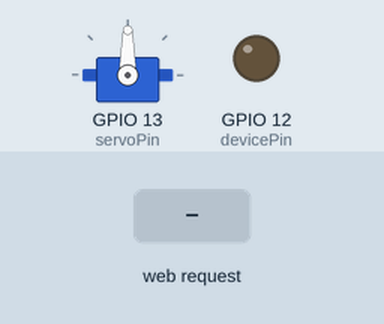
This sketch was run on a simulated ESP32. Shown: servo, output pins drawn as LEDs (lit = HIGH). Inputs (shaded band) come from the test bench. WiFi joins after 1.5 s; servers stay silent unless stated; what the sketch prints to the serial monitor is not drawn.

Above: at 2.7 s.
2.8 s: HTTP request GET /?toggleDevice=1 received
At 3.8 s:
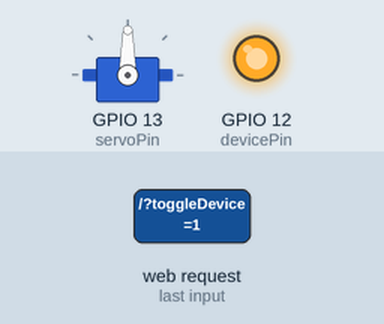
4.3 s: HTTP request GET /?value= received
At 4.9 s:
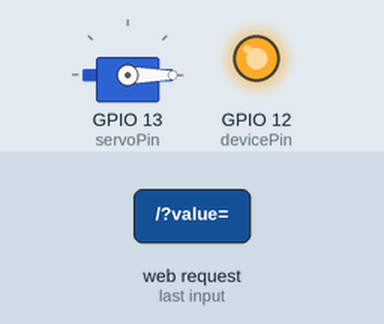
5.8 s: HTTP request GET /?toggleDevice=1 received
At 7.3 s:
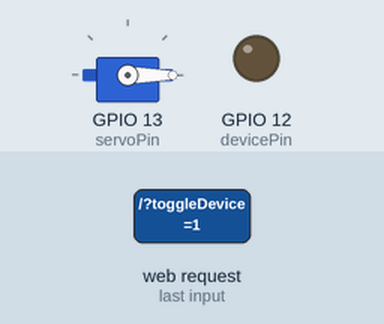
Timing chart, 0 to 8.8 s (numbered marks = the images above; inputs shaded):
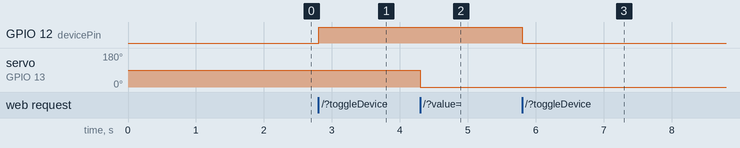

The sketch:

thrower_ino.ino
```cpp
#include <WiFi.h>
#include <ESP32Servo.h>
#include <Stepper.h>

// Servo
Servo myservo;
const int servoPin = 13;

// Stepper with driver
#define STEPS_PER_REV 2048
#define IN1 33
#define IN2 25
#define IN3 26
#define IN4 27
Stepper stepper(STEPS_PER_REV, IN1, IN3, IN2, IN4);

// Toggle device (LED, relay, ...)
const int devicePin = 12;
bool deviceState = false;   // start OFF

// WiFi
const char* ssid = "ssidl";
const char* password = "password";
WiFiServer server(80);

String header;
String servoValue = "5";
int pos1, pos2;

int stepperStepsToMove = 0;
int stepperSpeed = 30;
const int stepperMaxSpeed = 10;

void setup() {
  Serial.begin(115200);
  myservo.attach(servoPin);
  stepper.setSpeed(stepperSpeed);
  pinMode(devicePin, OUTPUT);
  digitalWrite(devicePin, LOW);

  WiFi.begin(ssid, password);
  while (WiFi.status() != WL_CONNECTED) {
    delay(500);
    Serial.print(".");
  }
  Serial.println("\nWiFi connected");
  Serial.println(WiFi.localIP());
  server.begin();
}

void loop() {
  // Move stepper one step at a time if queued
  if (stepperStepsToMove != 0) {
    stepper.step(stepperStepsToMove > 0 ? 1 : -1);
    stepperStepsToMove += (stepperStepsToMove > 0 ? -1 : 1);
  }

  WiFiClient client = server.available();
  if (client) {
    String currentLine = "";
    header = "";
    while (client.connected()) {
      if (client.available()) {
        char c = client.read();
        header += c;
        if (c == '\n') {
          if (currentLine.length() == 0) {
            client.println("HTTP/1.1 200 OK");
            client.println("Content-type:text/html");
            client.println("Connection: close");
            client.println();

            client.println("<!DOCTYPE html><html>");
            client.println("<head><meta name=\"viewport\" content=\"width=device-width, initial-scale=1\">");
            client.println("<style>");
            client.println(".slider{width:300px;} button{margin:5px;}");
            client.println(".control-panel{margin:20px;padding:20px;border:1px solid #ccc;border-radius:5px;display:inline-block}");
            client.println(".toggle-btn{padding:15px 30px;font-size:16px;border-radius:20px;}");
            client.println(".toggle-btn.on{background:#4CAF50;color:white;}");
            client.println(".toggle-btn.off{background:#f44336;color:white;}");
            client.println("</style>");
            client.println("<script src=\"https://ajax.googleapis.com/ajax/libs/jquery/3.3.1/jquery.min.js\"></script>");
            client.println("</head><body><h1>ESP32 Motor Control</h1>");
            client.println("<div class=\"control-panel\">");
            client.println("<h2>Device Control</h2>");
            client.println("<button id=\"deviceToggle\" class=\"toggle-btn " + String(deviceState ? "on" : "off") + "\" onclick=\"toggleDevice()\">");
            client.println(deviceState ? "ON" : "OFF");
            client.println("</button>");
            client.println("</div>");

            client.println("<div class=\"control-panel\">");
            client.println("<h2>Servo</h2>");
            client.println("<p>Position: <span id=\"servoPos\"></span></p>");
            client.println("<input type=\"range\" min=\"0\" max=\"180\" class=\"slider\" id=\"servoSlider\" value=\"" + servoValue + "\">");
            client.println("</div>");

            client.println("<div class=\"control-panel\">");
            client.println("<h2>Stepper</h2>");
            client.println("<button onclick=\"stepperMove(-512)\">-1/4 Turn</button>");
            client.println("<button onclick=\"stepperMove(-128)\">-1/16 Turn</button>");
            client.println("<button onclick=\"stepperMove(128)\">+1/16 Turn</button>");
            client.println("<button onclick=\"stepperMove(512)\">+1/4 Turn</button><br>");
            client.println("<button onclick=\"stepperMove(-2048)\">-Full Turn</button>");
            client.println("<button onclick=\"stepperMove(2048)\">+Full Turn</button><br>");
            client.println("<button onclick=\"stepperStop()\">STOP</button><br><br>");
            client.println("<p>Speed: <span id=\"stepperSpeed\">" + String(stepperSpeed) + "</span> RPM</p>");
            client.println("<input type=\"range\" min=\"1\" max=\"" + String(stepperMaxSpeed) + "\" class=\"slider\" id=\"speedSlider\" value=\"" + String(stepperSpeed) + "\">");
            client.println("</div>");

            client.println("<script>");
            client.println("$('#servoSlider').on('input', function() {");
            client.println("  var val = $(this).val();");
            client.println("  $('#servoPos').text(val);");
            client.println("  $.get('/?value=' + val);");
            client.println("});");
            client.println("$('#servoPos').text($('#servoSlider').val());");
            client.println("function stepperMove(steps) { $.get('/?stepperMove=' + steps); }");
            client.println("function stepperStop() { $.get('/?stepperStop=1'); }");
            client.println("function stepperSetSpeed(speed) {");
            client.println("  $('#stepperSpeed').text(speed);");
            client.println("  $.get('/?stepperSpeed=' + speed);");
            client.println("}");
            client.println("$('#speedSlider').on('input', function() { stepperSetSpeed($(this).val()); });");
            client.println("function toggleDevice() {");
            client.println("  $.get('/?toggleDevice=1');");
            client.println("  setTimeout(function(){ location.reload(); }, 100);");
            client.println("}");
            client.println("</script></body></html>");

            if (header.indexOf("GET /?value=") >= 0) {
              pos1 = header.indexOf('=');
              pos2 = header.indexOf('&');
              servoValue = header.substring(pos1 + 1, pos2);
              myservo.write(servoValue.toInt());
            }
            else if (header.indexOf("GET /?stepperMove=") >= 0) {
              pos1 = header.indexOf('=');
              pos2 = header.indexOf('&');
              stepperStepsToMove = header.substring(pos1 + 1, pos2).toInt();
            }
            else if (header.indexOf("GET /?stepperStop=1") >= 0) {
              stepperStepsToMove = 0;
            }
            else if (header.indexOf("GET /?stepperSpeed=") >= 0) {
              pos1 = header.indexOf('=');
              pos2 = header.indexOf('&');
              stepperSpeed = header.substring(pos1 + 1, pos2).toInt();
              stepper.setSpeed(stepperSpeed);
            }
            else if (header.indexOf("GET /?toggleDevice=1") >= 0) {
              deviceState = !deviceState;
              digitalWrite(devicePin, deviceState ? HIGH : LOW);
              Serial.print("Device toggled: "); Serial.println(deviceState ? "ON" : "OFF");
            }
            client.println();
            break;
          } else {
            currentLine = "";
          }
        } else if (c != '\r') {
          currentLine += c;
        }
      }
    }
    header = "";
    client.stop();
  }
}
```

Measured:
- after the input at 2.8 s, GPIO 12 (devicePin): LOW → HIGH at once
- after the input at 4.3 s, servo on GPIO 13 (servoPin): 90° → 0° at once
- after the input at 5.8 s, GPIO 12 (devicePin): HIGH → LOW at once
